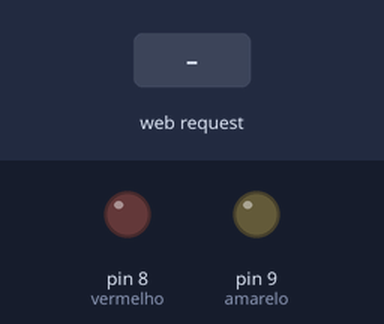
Bench run of a sketch on a simulated Arduino Uno, built with avr-gcc and run on an emulated ATmega328P. Shown: output pins drawn as LEDs (lit = HIGH). Inputs (shaded band) come from the test bench. WiFi joins after 1.5 s; servers stay silent unless stated; what the sketch prints to the serial monitor is not drawn.

Above: at 2.7 s.
2.8 s: HTTP request GET /?led-on1 received
At 3.5 s:
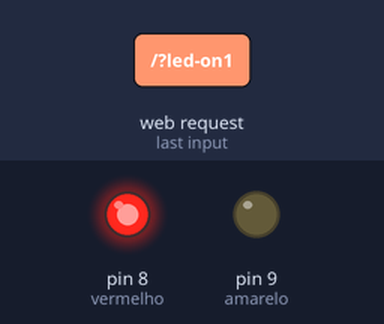
4.3 s: HTTP request GET /?led-on2 received
At 4.6 s:
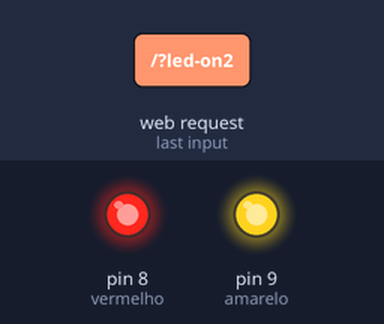
5.8 s: HTTP request GET /?led-off1 received
At 7.0 s:
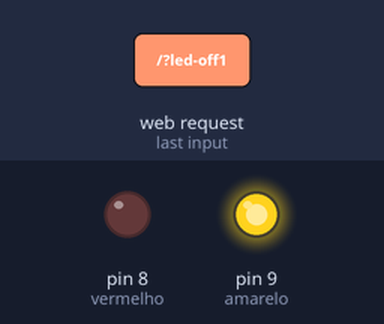
7.3 s: HTTP request GET /?led-off2 received
At 8.1 s:
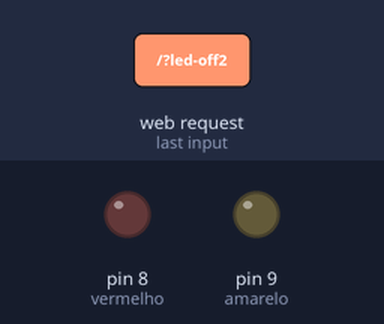
Timing chart, 0 to 9.8 s (numbered marks = the images above; inputs shaded):
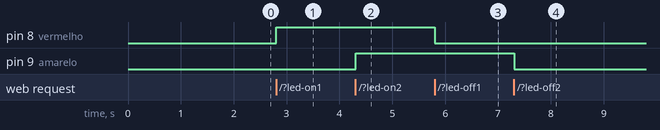

Measured:
- after the input at 2.8 s, pin 8 (vermelho): LOW → HIGH at once
- after the input at 4.3 s, pin 9 (amarelo): LOW → HIGH at once
- after the input at 5.8 s, pin 8 (vermelho): HIGH → LOW at once
- after the input at 7.3 s, pin 9 (amarelo): HIGH → LOW at once

The sketch:

arduino-IoT.ino
```cpp
/**
  Arduino IoT
  Exemplo 1: Controle de dispositivos
  @author Anderson
*/

#include <SPI.h>
#include <Ethernet.h>

#define vermelho 8
#define amarelo 9

// Gerar o MAC ADDRESS (https://ssl.crox.net/arduinomac)
byte mac[6] = { 0x90, 0xA2, 0xDA, 0x62, 0xBA, 0x4B };
EthernetServer server(80);

// Armazenamento do código HTML na memória flash do Arduino
const char pagina[] PROGMEM = R"HTML(
  <!DOCTYPE html>
<html lang="pt-br">
<head>
    <meta charset="UTF-8">
    <meta name="viewport" content="width=device-width, initial-scale=1.0">
    <title>Arduino WEB Server</title>
    <style>
        body {
            font-family: sans-serif;
            text-align: center;
        }

        button {
            text-decoration: none;
            font-weight: bold;
            padding: 15px;
            color: #ffffff;
            display: inline-block;
            width: 100px;
        }
        .on {
            background-color: #3498db;
        }
        .off {
            background-color: #7f8c8d;
        }
    </style>
</head>
<body>
    <h1>Arduino IoT</h1>
    <p>Exemplo 1: Controle de dispositivos</p>

    <h2>Controle do LED VERMELHO</h2>

    <button onclick="cmd('led-on1')" class="on">ON</button>
    <button onclick="cmd('led-off1')" class="off">OFF</button>
    <h2>Controle do LED AMARELO</h2>

    <button onclick="cmd('led-on2')" class="on">ON</button>
    <button onclick="cmd('led-off2')" class="off">OFF</button>
    <script>
    function cmd(comando) {
      fetch("/?" + comando);
    }
    </script>
</body>
</html>
)HTML";

void setup() {
  pinMode(8, OUTPUT);
  pinMode(9, OUTPUT);
  Serial.begin(9600);
  Ethernet.begin(mac);
  server.begin();
  Serial.println("Servidor WEB");
  Serial.print("IP do Servidor: ");
  Serial.println(Ethernet.localIP());
}

void loop() {
  EthernetClient client = server.available();
  if (client) {
    // Ler a requisição e armazenar o valor em um String
    String request = ""; // Armazenar o comando recebido
    // A estrutura abaixo recebe caractere por caractere o comando
    while (client.available()) {
      char c = client.read();
      request += c; // Atribui e soma (monta o comando)
    }

    // Comandos recebidos (tratamento)
    // Se receber o comando led-on
    if (request.indexOf("GET /?led-on1") >= 0) {
      digitalWrite(vermelho, HIGH);
    }

    // Se receber o comando led-off
    if (request.indexOf("GET /?led-off1") >= 0) {
      digitalWrite(vermelho, LOW);
    }

    if (request.indexOf("GET /?led-on2") >= 0) {
      digitalWrite(amarelo, HIGH);
    }

    if (request.indexOf("GET /?led-off2") >= 0) {
      digitalWrite(amarelo, LOW);
    }

    // Disponibilizar o código HTML para o client (navevegador)
    // Passo 1: Iniciar o protocolo de tranferência HTTP
    client.println("HTTP/1.1 200 OK");
    client.println("Content-Type: text/html");
    client.println("Connection: close");
    client.println("");  //importante (pausa)
    // Passo 2: Entregar (resposta a requisição) o HTML
    client.print((__FlashStringHelper*)pagina);
    // Passo 3: Encerrar a conexão
    delay(1);  //pequeno tempo para limpar o buffer
    client.stop();
  }
}
```
